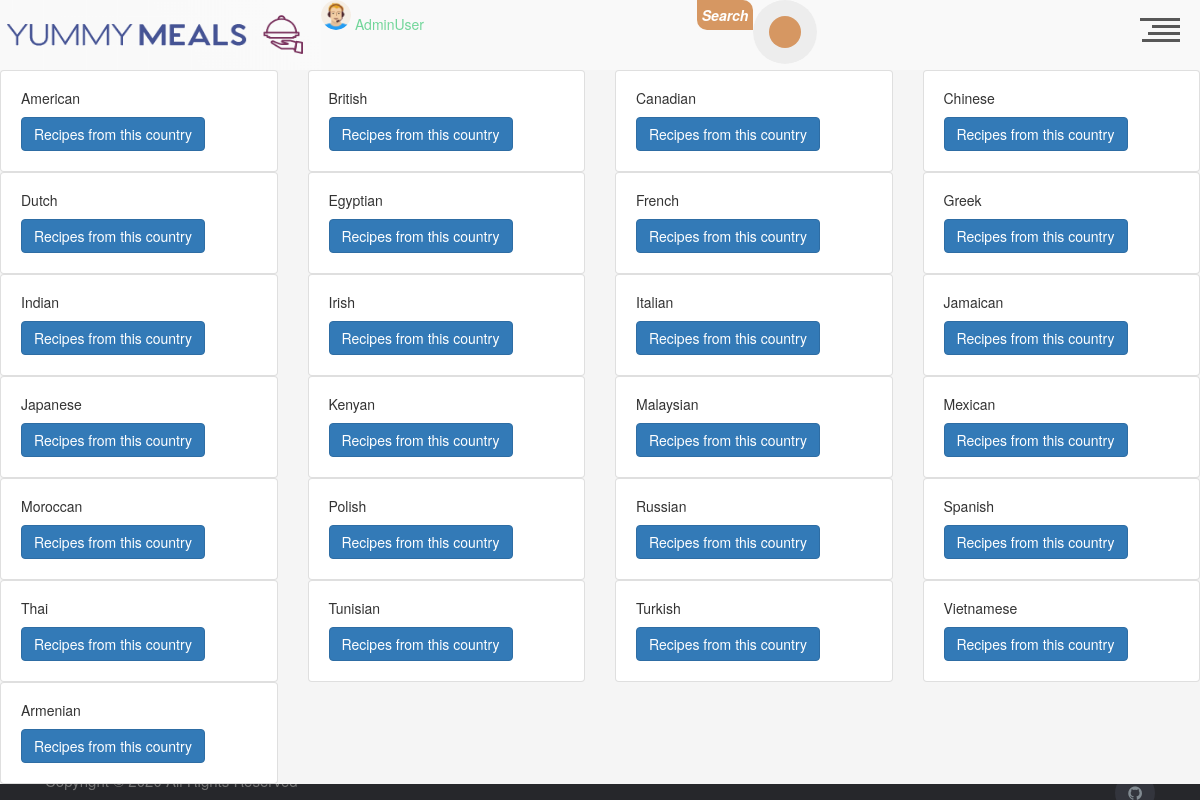
Page /meal/areas (signed in) on the committed database.
### app/users/models.py (models this page shows, shortened)
class User(db.Model, UserMixin):
    __tablename__ = 'user'
    id = db.Column(db.Integer, primary_key=True)
    username = db.Column(db.String(20), unique=True, nullable=False)
    email = db.Column(db.String(120), unique=True, nullable=False)
    image_file = db.Column(
        db.String(20), nullable=False, default='default.png')
    password = db.Column(db.String(60), nullable=False)
    comment = db.relationship('UserComments', backref='author', lazy=True)
    is_admin = db.Column(db.Boolean, default=False)

### app/meals/models.py (models this page shows, shortened)
class Area(db.Model):
    __tablename__ = 'area'
    id = Column(Integer, primary_key=True)
    name = Column(String)

### app/meals/routes.py (the view)
@meals_bp.route('/areas')
def areas_list():
    areas = Area.query.all()
    return render_template(
        'areas_list.html',
        areas=areas)

### app/users/models.py (called while the page is built)
@login_manager.user_loader
def load_user(user_id):
    return User.query.get(int(user_id))

### app/meals/templates/areas_list.html
{% extends 'base.html' %}
{% block content %}
<div class="row">
{% for country in areas  %}
 <div class="col-sm-3">
    <div class="card">
      <div class="card-body">
        <h5 class="card-title">{{country.name}}</h5>
        <a href={{url_for('meals.meals_by_countries' ,  a_id = country.id)}}  class="btn btn-primary">Recipes from this country</a>
      </div>
    </div>
  </div>
{% endfor %}
</div>
{% endblock content %}

### app/index/templates/header.html (shortened to what this page needs)
<link rel="stylesheet" href="{{url_for('index.static',filename='css/header.css') }}">
<header style="display:flex">
  <h1><a style="display:flex;" href="/"><img width="321" height="70", src="{{url_for('index.static' ,  filename='media/Logo2-1.png') }}" ></a></h1>
  <h1>
  {%if current_user.is_authenticated%}
  <img width="30" height="30", src="{{url_for('users.static' ,  filename='profile_pics/'+current_user.image_file) }}" alt="Avatar" class="avatar img-circle">
  	<a href="/user/user_profile/{{current_user.id}}">{{current_user.username}}  </a>
	{%endif%}
  </h1>
<div class="search-form">
<p class="head_search_txt">Search</p>
 <form  method = 'GET' action="{{url_for('meals.meal_search')}}">
    <button style = "outline:none;" class="head_search_btn" type = 'submit'></button>
  </form>
</div>
  <div id="nav-trigger" role="button">
    <div class="line l-01"></div>
    <div class="line l-02"></div>
    <div class="line l-03"></div>
    <div class="line l-04"></div>
  </div>
</header>

### app/index/static/css/base.css (style rules this page uses)
* { margin: 0; padding: 0; outline: none; box-sizing: border-box; }
body { background-color: #ededed; }

### app/index/static/css/header.css (style rules this page uses)
html, div, span, applet, object, iframe, h1, h2, h3, h4, h5, h6, p, blockquote, pre, a, abbr, acronym, address, big, cite, code, del, dfn, em, img, ins, kbd, q, s, samp, small, strike, strong, sub, sup, tt, var, b, u, i, center, dl, dt, dd, ol, ul, li, fieldset, form, label, legend, table, caption, tbody, tfoot, thead, tr, th, td, article, aside, canvas, details, embed, figure, figcaption, footer, header, hgroup, menu, nav, output, ruby, section, summary, time, mark, audio, video { margin: 0; padding: 0; border: 0; font-size: 100%; font: inherit; vertical-align: baseline; }
article, aside, details, figcaption, figure, footer, header, hgroup, menu, nav, section, main { display: block; }
body { line-height: 1; }
html * { -webkit-font-smoothing: antialiased; -moz-osx-font-smoothing: grayscale; }
*, *:after, *:before { -webkit-box-sizing: border-box; -moz-box-sizing: border-box; box-sizing: border-box; }
html, body { height: 100%; }
a { color: #72d69a; text-decoration: none; transition: color .2s ease-out; }
header { position: fixed; top: 0; left: 0; height: 50px; width: 100%; background: #f9f9f9; z-index: 3; -webkit-transform: translateZ(0); -webkit-backface-visibility: hidden; -webkit-transition-property: -webkit-transform; -moz-transition-property: -moz-transform; transition-property: transform; -webkit-transition-duration: 0.4s; -moz-transition-duration: 0.4s; transition-duration: 0.4s; }
@media only screen and (min-width: 768px) { header { height: 70px; } }
#nav-trigger { position: absolute; margin: 10px 10px 0 0; top: auto; right: auto; width: 40px; height: 40px; cursor: pointer; text-align: right; float: right; -moz-transform: rotate(180deg); -webkit-transform: rotate(180deg); -o-transform: rotate(180deg); transform: rotate(180deg); -moz-transition: all 0.4s cubic-bezier(0.19, 1, 0.22, 1); -webkit-transition: all 0.4s cubic-bezier(0.19, 1, 0.22, 1); -o-transition: all 0.4s cubic-bezier(0.19, 1, 0.22, 1); transition: all 0.4s cubic-bezier(0.19, 1, 0.22, 1); right: 10px; top: -8px; }
#nav-trigger .line { height: 3px; width: 100%; margin-bottom: 4px; background: #585858; -moz-transition: all 0.4s cubic-bezier(0.19, 1, 0.22, 1); -webkit-transition: all 0.4s cubic-bezier(0.19, 1, 0.22, 1); -o-transition: all 0.4s cubic-bezier(0.19, 1, 0.22, 1); transition: all 0.4s cubic-bezier(0.19, 1, 0.22, 1); }
#nav-trigger .line.l-01 { width: 95%; }
#nav-trigger .line.l-02 { width: 80%; }
#nav-trigger .line.l-03 { width: 70%; }
#nav-trigger .line.l-04 { width: 100%; }
* { outline: none; border: none; padding: 0; }
.search-form { position: relative; margin: 0 auto 0; width: 300px; display: flex; }
.head_search_txt { background: #d69762; color: #fff; width: 56px; display: flex; text-align: center; font-weight: 600; justify-content: center; align-items: center; height: 30px; border-radius: 0px 10px 0px 10px; font-style: italic; }
.search-form:before { content: ' '; position: absolute; left: 70px; top: 14px; width: 2px; height: 36px; transform: scale(0); z-index: 1; background: #d69762; transition: all 0.5s cubic-bezier(.87, -.41, .19, 1.44); }
.head_search_btn { background: #ededed; position: absolute; height: 100%; border-radius: 50%; width: 64px; height: 64px; transition: all 0.5s cubic-bezier(.87, -.41, .19, 1.44); }
.head_search_btn:after { content: ' '; position: absolute; width: 32px; height: 32px; left: 0; right: 0; transform: translateY(-50%); margin: 0 auto; background: #d69762; border-radius: 50%; }
.head_search_btn:before { content: ' '; position: absolute; width: 24px; height: 24px; left: 0; right: 0; top: 20px; transform: scale(0); transform-origin: left top; margin: 0 auto; background: #ededed; border-radius: 50%; z-index: 1; transition: all 0.8s ease; }

### rows in the picture
User: image_file (picture), username "AdminUser"
Area: name "American"
Area: name "British"
Area: name "Canadian"
Area: name "Chinese"
Area: name "Dutch"
Area: name "Egyptian"
Area: name "French"
Area: name "Greek"
Area: name "Indian"
Area: name "Irish"
Area: name "Italian"
Area: name "Jamaican"
Area: name "Japanese"
Area: name "Kenyan"
Area: name "Malaysian"
Area: name "Mexican"
Area: name "Moroccan"
Area: name "Polish"
Area: name "Russian"
Area: name "Spanish"
Area: name "Thai"
Area: name "Tunisian"
Area: name "Turkish"
Area: name "Vietnamese"
Area: name "Armenian"
